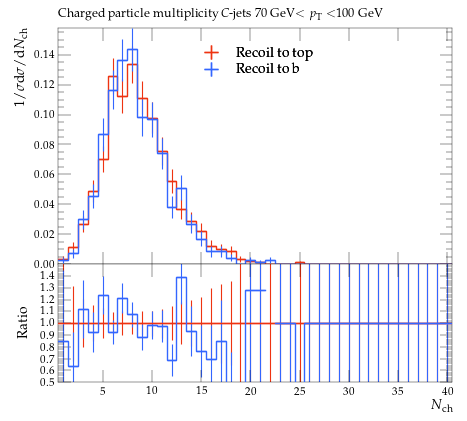

This chart was generated by the following Python code:
#! /usr/bin/env python

# This Python script was auto-generated using YODA v2.0.2.
# Analysis object: /MC_HFDECAYS/avg_C_jet_ch_mult_70_100
# Timestamp: 31-07-2026 (13:13:53)

import matplotlib as mpl
import matplotlib.pyplot as plt
mpl.use('Agg') # comment out for interactive use
import os
import numpy as np

plotDir = os.path.split(os.path.realpath(__file__))[0]
if 'YODA_USER_PLOT_PATH' in globals():
    plot_outdir = globals()['YODA_USER_PLOT_PATH']
else:
    plot_outdir = plotDir

#plot style
plt.style.use(os.path.join(plotDir, '../default.mplstyle'))
# plot metadata
figW, figH = plt.rcParams['figure.figsize']
ax_xLabel = r'$N_\mathrm{ch}$'
ax_yLabel = r'$1/\sigma \mathrm{d}\sigma/\mathrm{d}N_\mathrm{ch}$'
ax_title  = r'Charged particle multiplicity $C$-jets 70 GeV$<p_\mathrm{T}<$100 GeV'
ax_xScale = 'linear'
ax_yScale = 'linear'
xLims = (0.5, 40.5)
yLims = (0.0, 0.15803909)
xMinorTickMarks = 0

# TeX-friendly labels for the legend
labels = {
    'legend' : ([ r"Recoil to top", r"Recoil to b" ], r""),
}

# Adjust canvas width and height
canvasW = 10.0
canvasH = 9.0
figW *= canvasW/10.
figH *= canvasH/9.

# Create figure and axis objects
fig, (ax, ratio0_ax) = plt.subplots(2, 1, sharex=True,
                  figsize=(figW,figH), gridspec_kw={'height_ratios': (6.0, 3.0)})

# Set figure margins
plt.subplots_adjust(
    left   = 1.0 * plt.rcParams['figure.subplot.left'],
    right  = 1.0 * plt.rcParams['figure.subplot.right'],
    top    = 1.0 * plt.rcParams['figure.subplot.top'],
    bottom = 1.0 * plt.rcParams['figure.subplot.bottom'])

ratio0_ax.yaxis.set_major_locator(mpl.ticker.MultipleLocator(0.1))
ratio0_ax.set_ylim(0.5, 1.4999)
ratio0_ax.set_ylabel('Ratio')
ratio0_ax.xaxis.set_minor_locator(mpl.ticker.NullLocator())

# the numerical data is stored in a separate file
dataf = dict()
prefix = os.path.split(__file__)[0]
if prefix:    prefix = prefix + '/'
exec(open(prefix+'avg_C_jet_ch_mult_70_100__data.py').read(), dataf)


legend_handles = dict() # keep track of handles for the legend

# style options for curves
# starts at zorder>=5 to draw curve on top of legend
styles = {
  'recoil_t': {
    'color' : '#EE3311',
    'linestyle' : '-',
    'linewidth' : 1,
    'marker' : 'none',
    'markersize' : 2,
    'capsize' : 0.0,
    'zorder' : 5,
    'histstyle' : 1,
    'drawstyle' : 'steps-pre',
    'xerrorbars' : 1,
    'yerrorbars' : 1,
    'fillcolor' : None,
    'fillopacity' : 1.0,
    'ratio0_linestyle' : '-',
    'ratio0_linewidth' : 1,
    'ratio0_marker' : 'none',
    'ratio0_markersize' : 2,
    'ratio0_capsize' : 0.0,
    'ratio0_zorder' : 5,
    'ratio0_histstyle' : 1,
    'ratio0_drawstyle' : 'steps-pre',
    'ratio0_xerrorbars' : 1,
    'ratio0_yerrorbars' : 1,
  },
  'recoil_b': {
    'color' : '#3366FF',
    'linestyle' : '-',
    'linewidth' : 1,
    'marker' : 'none',
    'markersize' : 2,
    'capsize' : 0.0,
    'zorder' : 6,
    'histstyle' : 1,
    'drawstyle' : 'steps-pre',
    'xerrorbars' : 1,
    'yerrorbars' : 1,
    'fillcolor' : None,
    'fillopacity' : 1.0,
    'ratio0_linestyle' : '-',
    'ratio0_linewidth' : 1,
    'ratio0_marker' : 'none',
    'ratio0_markersize' : 2,
    'ratio0_capsize' : 0.0,
    'ratio0_zorder' : 6,
    'ratio0_histstyle' : 1,
    'ratio0_drawstyle' : 'steps-pre',
    'ratio0_xerrorbars' : 1,
    'ratio0_yerrorbars' : 1,
  },
}

# curve from input yoda files in main panel
for label, yvals in dataf['yvals'].items():
    if all(np.isnan(v) for v in dataf['yvals'][label]):
        continue
    tmp = None
    if styles[label]['histstyle']: # draw as histogram
        xpos = dataf['xedges'][label] if styles[label]['drawstyle'] else dataf['xpoints'][label]
        ypos = np.insert(yvals, 0, yvals[0]) if styles[label]['drawstyle'] else yvals
        if styles[label]['fillcolor']: # fill area below curve
            ax.fill_between(xpos, ypos, step='pre',
                            color=styles[label]['fillcolor'],
                            alpha=styles[label]['fillopacity'])
        tmp, = ax.plot(xpos, ypos,
                       color=styles[label]['color'],
                       linestyle=styles[label]['linestyle'],
                       linewidth=styles[label]['linewidth'],
                       drawstyle=styles[label]['drawstyle'], solid_joinstyle='miter',
                       zorder=styles[label]['zorder'], label=label)
    tmp = ax.errorbar(dataf['xpoints'][label], yvals,
                      xerr=np.array(dataf['xerrs'][label])*styles[label]['xerrorbars'],
                      yerr=np.array(dataf['yerrs'][label])*styles[label]['yerrorbars'],
                      fmt=styles[label]['marker'], capsize=styles[label]['capsize'],
                      markersize=styles[label]['markersize'],
                      ecolor=styles[label]['color'],
                      color=styles[label]['color'], zorder=styles[label]['zorder'])
    tmp[-1][0].set_linestyle(styles[label]['linestyle'])
    tmp[-1][0].set_linewidth(styles[label]['linewidth'])
    if label in dataf['add_legend_handle']:  legend_handles[label] = tmp
    for varLabel in dataf['variation_yvals'].keys():
        if varLabel.startswith(label):
            tmp, = ax.plot(dataf['xedges'][label], dataf['variation_yvals'][varLabel],
                           color=styles[label]['color'],
                           linestyle=styles[label]['linestyle'],
                           linewidth=styles[label]['linewidth'],
                           drawstyle='steps-pre', solid_joinstyle='miter',
                           zorder=styles[label]['zorder'], alpha=0.5)


# plots on ratio panel
# curve from input yoda files in ratio panel
for label, yvals in dataf['ratio0_yvals'].items():
    if all(np.isnan(v) for v in yvals):
        continue
    if styles[label]['ratio0_histstyle']: # plot as histogram
        xpos = dataf['xedges']['recoil_t'] if styles[label]['ratio0_drawstyle'] else dataf['xpoints']['recoil_t']
        ypos = np.insert(yvals, 0, yvals[0]) if styles[label]['ratio0_drawstyle'] else yvals
        ratio0_ax.plot(xpos, ypos,
                       color=styles[label]['color'],
                       linewidth=styles[label]['linewidth'],
                       linestyle=styles[label]['ratio0_linestyle'],
                       drawstyle=styles[label]['ratio0_drawstyle'], zorder=styles[label]['zorder'],
                       solid_joinstyle='miter')
    tmp = ratio0_ax.errorbar(dataf['xpoints']['recoil_t'], yvals,
                             xerr=np.array(dataf['ref_xerrs'])*styles[label]['ratio0_xerrorbars'],
                             yerr=np.array(dataf['ratio0_yerrs'][label])*styles[label]['ratio0_yerrorbars'],
                             fmt=styles[label]['ratio0_marker'], capsize=styles[label]['ratio0_capsize'],
                             markersize=styles[label]['ratio0_markersize'],
                             ecolor=styles[label]['color'],
                             color=styles[label]['color'])
    tmp[-1][0].set_linestyle(styles[label]['ratio0_linestyle'])
    tmp[-1][0].set_linewidth(styles[label]['ratio0_linewidth'])

    for varlabel in dataf['ratio0_variation_vals'].keys():
        if varlabel.startswith(label):
            ratio0_ax.plot(dataf['xedges']['recoil_t'],
                            dataf['ratio0_variation_vals'][varlabel],
                            color=styles[label]['color'],
                            linestyle=styles[label]['linestyle'],
                            linewidth=styles[label]['linewidth'],
                            drawstyle='steps-pre', solid_joinstyle='miter',
                            zorder=1, alpha=0.5)

legend_items = list(legend_handles.values())
ax.add_artist(ax.legend(legend_items,
                        labels['legend'][0],
                        title=labels['legend'][1],
                        alignment='left',
                        loc='upper center',
                        bbox_to_anchor=(0.5, 0.97)))

# set plot metadata as defined above
ratio0_ax.set_xlabel(ax_xLabel)
ratio0_ax.xaxis.set_label_coords(1., -0.15)
ax.set_ylabel(ax_yLabel, ha='right', va='top')
ax.yaxis.set_label_coords(-0.11, 1.0)
ax.set_title(ax_title, loc='left')
ax.set_xscale(ax_xScale)
ax.set_yscale(ax_yScale)
ax.set_xlim(xLims)
ax.set_ylim(yLims)

# tick formatting
plt.rcParams['xtick.top'] = True
plt.rcParams['ytick.right'] = True
ax.xaxis.set_minor_locator(mpl.ticker.NullLocator())
fig.align_ylabels((ax, ratio0_ax))
plt.savefig(os.path.join(plot_outdir, 'avg_C_jet_ch_mult_70_100.pdf'), format='PDF')
plt.savefig(os.path.join(plot_outdir, 'avg_C_jet_ch_mult_70_100.png'), format='PNG')

plt.close(fig)
